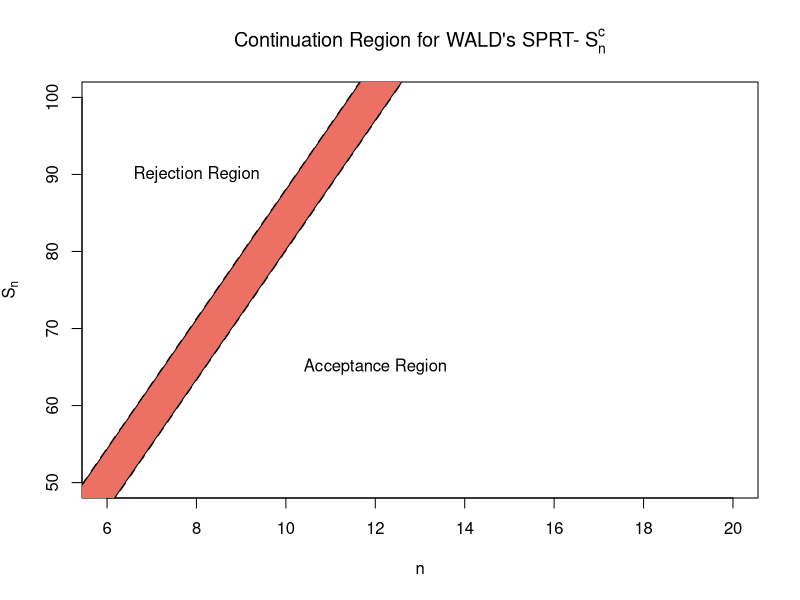
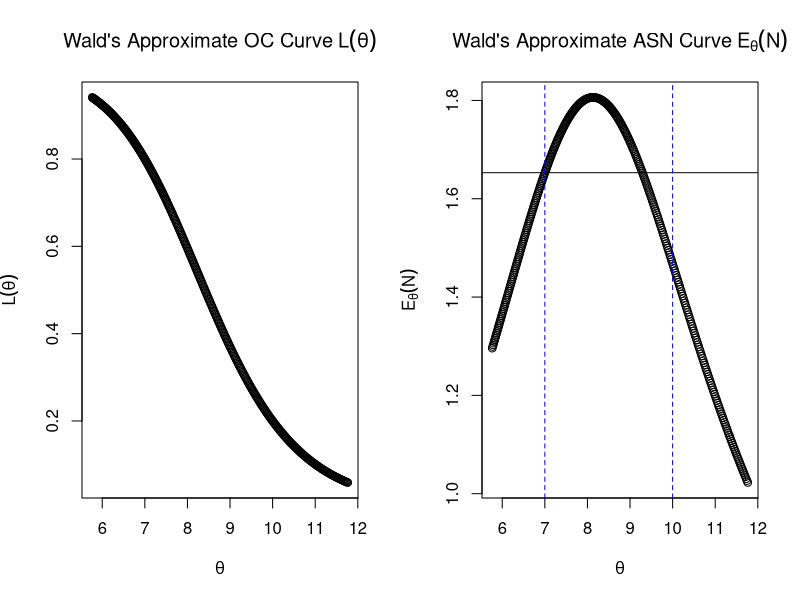
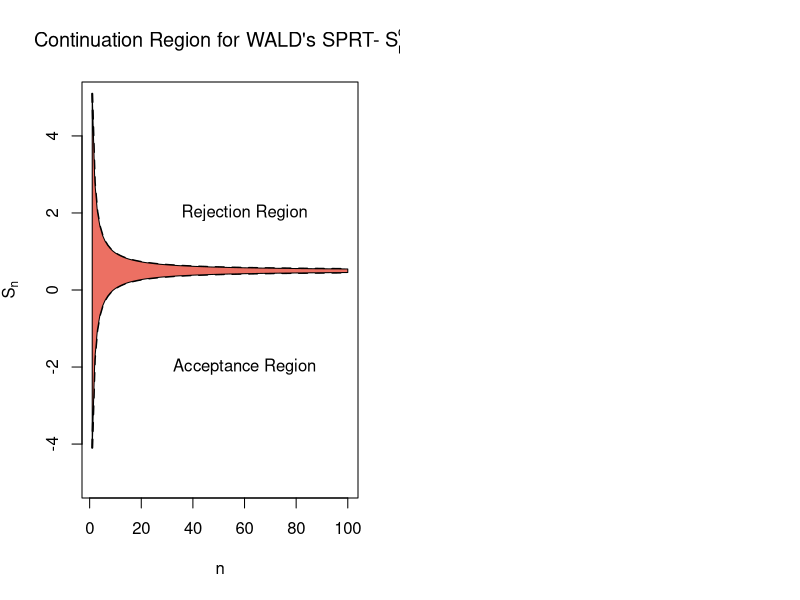
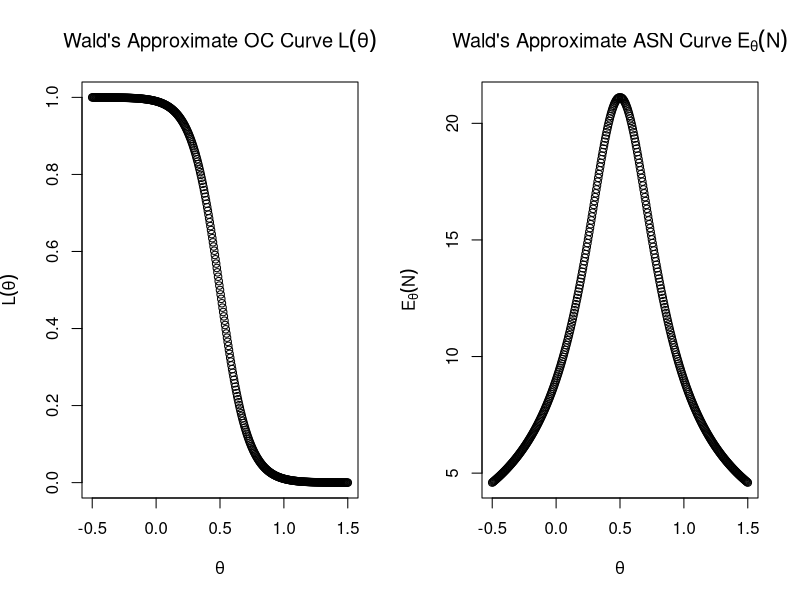
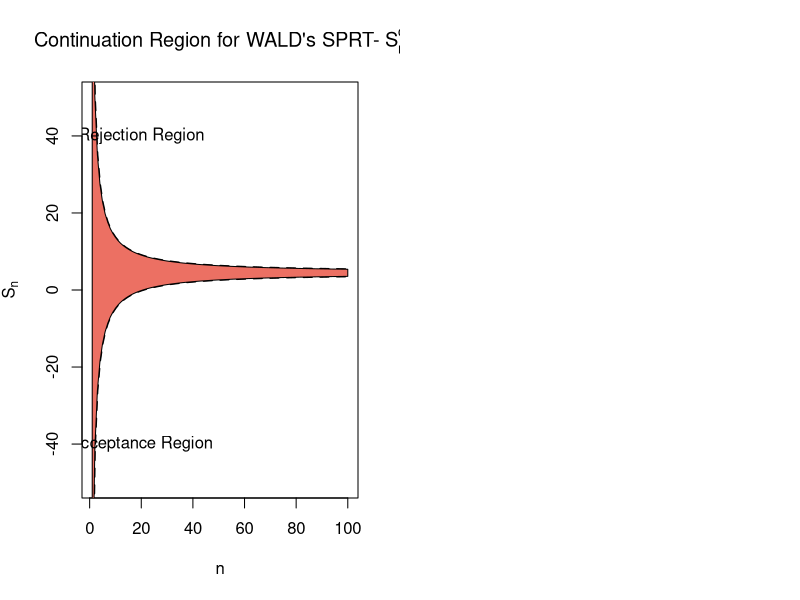
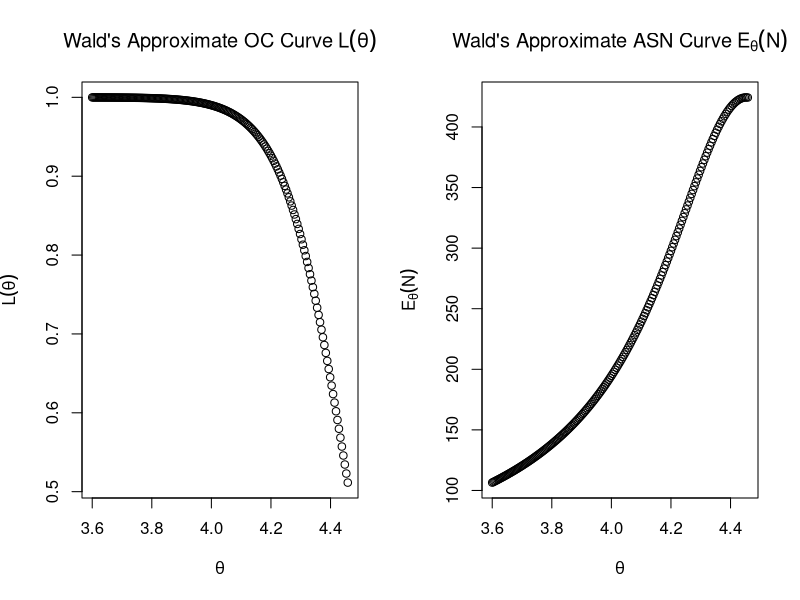
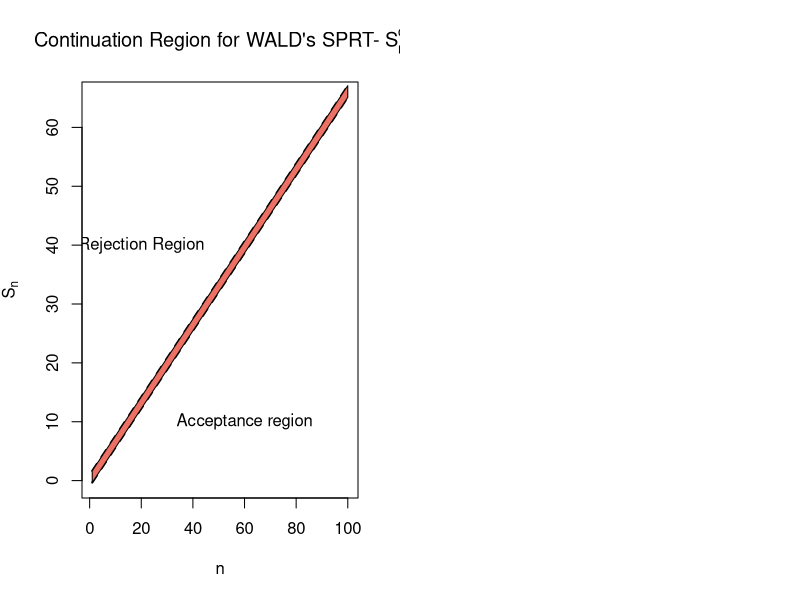
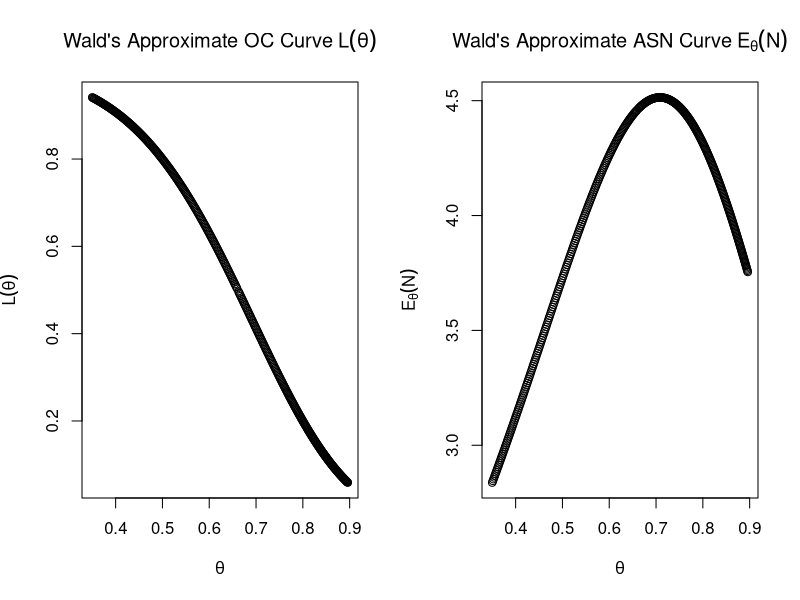

These charts were generated, in order, by the following R code:


# Question 2 --------------------------------------------------------------

# Given parameters
# Under Null Hypothesis
theta_0 = 7
# Under Alternative Hypothesis
theta_1 = 10

# Given Strength
alpha = 0.2
beta = 0.2

# Approximate values of boundary A and B
A = (1-beta)/alpha
B = beta/(1-alpha)
# Logarithm of the boundary values
a = log(A)
b = log(B)

# Number of observations
n=1:12

# Function for plotting the lower limit
low = function(n)
{
  return((b-n*(theta_0-theta_1))/(log(theta_1/theta_0)))
}

# Function for plotting the upper limit
upper = function(n)
{
  return((a-n*(theta_0-theta_1))/(log(theta_1/theta_0)))
}

# Sequence of observations - To determine the continuation/acceptance/rejection
# of the 12 th observation
X = c(7,15,11,3,4,5,7,9,12,14,0,11)
S_n = cumsum(X)
limit_mat = matrix(c(low(n),S_n,upper(n)),ncol=3,nrow=12,byrow=F)

# Function for plotting continuation region of Wald's SPRT
n = 1:100
plot_cont_reg = function(l,u){
  plot(n,low(n),type = "l",xlab = "n",ylab = bquote(S[n]),xlim=c(6,20),ylim=c(50,100),
       main=bquote("Continuation Region for WALD's SPRT-"~S[n]^c),
       lwd=2,lty=2)
  lines(n,upper(n),type="l",lty=2,lwd=2)
  polygon(c(n, rev(n)), c(upper(n), rev(low(n))),
          col = "#EC7063")
  #points(12,98)
  #text(13,98,"(12,98)")
  text(12,65,"Acceptance Region")
  text(8,90,"Rejection Region")
}
# Continuation region graph
plot_cont_reg(low,upper)

# Sequence for different values of t0
t_0 = seq(-2,2,0.01)#c(-.5,-.3,-.2,0,.2,.5,.7)

# Function for generating OC Function
OC = function(t_0)
{
  oc = array(0)
  for(i in 1:length(t_0))
  {
    oc[i] = ((A^t_0[i])-1)/(((A^t_0[i])-(B^t_0[i])))
    if(t_0[i] == 0)
    {
      oc[i] = log(A)/(log(A/B))
    }
  }
  return(oc)
}

# OC Function values at different values of t0
oc = OC(t_0)

#Function for generating theta
theta = function(t_0)
{
  th = array(0)
  for(i in 1:length(t_0))
  {
    th[i] = t_0[i]*(theta_1-theta_0)/(((theta_1/theta_0)^t_0[i])-1)
    if(t_0[i] == 0)
    {
      th[i] = (theta_1-theta_0)/log(theta_1/theta_0)
    }
  }
  return(th)
}

# Theta values for different values of t0
th = theta(t_0)

# Expectation of Z1
E_Z1 = (theta_0-theta_1)+th*log(theta_1/theta_0)

# Variance of Z1
v_Z1 = th*(log(theta_1/theta_0))^2

#Function generating ASN
ASN = function(oc,e,v){
  asn = c()
  for(i in 1:length(t_0)){
    asn[i] = (b*oc[i]+a*(1-oc[i]))/E_Z1[i]
    if(t_0[i] == 0){
      asn[i] = ((b^2)*oc[i]+(a^2)*(1-oc[i]))/v_Z1[i]
    }
  }
  return(asn)
}

# ASN Function values for different values of OC
asn = ASN(oc,E_Z1,v_Z1)


## Wald's Approximate OC and ASN Curves

par(mfrow=c(1,2))

plot(th,oc,main=bquote("Wald's Approximate OC Curve"~L(theta)),
     ylab=bquote(L(theta)),xlab=bquote(theta))
plot(th,asn,main=bquote("Wald's Approximate ASN Curve"~E[theta](N)),
     ylab=bquote(E[theta](N)),xlab=bquote(theta))
abline(h=1.653)
abline(v=c(7,10),col="blue",lty=2)


# Comparison of Wald's SPRT with Fixed Sample Size Test

mp_size=function(alpha,beta){
  n = array(0)
  k = array(0)
  for(i in 1:40)
  {
    for(j in 1:100)
    {
      null_hyp = ppois(j,i*7,lower.tail = FALSE)
      alt_hyp = ppois(j,i*10,lower.tail = FALSE)
      if(null_hyp<=alpha && alt_hyp>(1-beta))
      {
        n[i] = i
        k[j] = j
      }
    }
  }
  n=n[!is.na(n)]
  k=k[!is.na(k)] # We get the value of quantile k-1
  h0 = ppois(k[1],n[1]*7,lower.tail = FALSE)
  h1 = ppois(k[1],n[1]*10,lower.tail = FALSE)
  z = c(n[1],k[1]+1,h0,h1) # Adding 1 to k-1, to get the quantile k
  names(z) = c("n","k","Size","Power")
  return(z)
}
mp_size(0.2,0.2)


# Question 3 --------------------------------------------------------------

# Given parameters
# Under Null Hypothesis
theta_0 = 0
# Under Alternative Hypothesis
theta_1 = 1

# Given Strength
alpha = 0.01
beta = 0.01

# Approximate values of boundary A and B
A = (1-beta)/alpha
B = beta/(1-alpha)
# Logarithm of the boundary values
a = log(A)
b = log(B)

# Number of observations
n=1:12

# Function for plotting the lower limit
low = function(n)
{
  return(0.50 - (4.595/n))
}

# Function for plotting the upper limit
upper = function(n)
{
  return(0.50 + (4.595/n))
}

# Sequence of observations - To determine the continuation/acceptance/rejection
# of the 12 th observation
#X = c(7,15,11,3,4,5,7,9,12,14,0,11)
#S_n = cumsum(X)
#limit_mat = matrix(c(low(n),S_n,upper(n)),ncol=3,nrow=12,byrow=F)

# Function for plotting continuation region of Wald's SPRT
n = 1:100
plot_cont_reg = function(l,u){
  plot(n,low(n),type = "l",xlab = "n",ylab = bquote(S[n]),
       main=bquote("Continuation Region for WALD's SPRT-"~S[n]^c),
       lwd=2,lty=2,ylim = c(-5,5))
  lines(n,upper(n),type="l",lty=2,lwd=2)
  polygon(c(n, rev(n)), c(upper(n), rev(low(n))),
          col = "#EC7063")
  #points(12,98)
  text(60,-2,"Acceptance Region")
  text(60,2,"Rejection Region")
  #text(8,90,"Rejection Region")
}
# Continuation region graph
plot_cont_reg(low,upper)

# Sequence for different values of t0
t_0 = seq(-2,2,0.01)#c(-.5,-.3,-.2,0,.2,.5,.7)

# Function for generating OC Function
OC = function(t_0)
{
  oc = array(0)
  for(i in 1:length(t_0))
  {
    oc[i] = ((A^t_0[i])-1)/(((A^t_0[i])-(B^t_0[i])))
    if(t_0[i] == 0)
    {
      oc[i] = log(A)/(log(A/B))
    }
  }
  return(oc)
}

# OC Function values at different values of t0
oc = OC(t_0)

#Function for generating theta
theta = function(t_0)
{
  th = array(0)
  for(i in 1:length(t_0))
  {
    #th[i] = t_0[i]*(theta_1-theta_0)/(((theta_1/theta_0)^t_0[i])-1)
    #if(t_0[i] == 0)
    #{
      th[i] = ((theta_1+theta_0) - ((theta_1-theta_0)*t_0[i]))/2
    #}
  }
  return(th)
}

# Theta values for different values of t0
th = theta(t_0)

# Expectation of Z1
E_Z1 = (theta_1-theta_0)*(th - 0.5*(theta_0+theta_1))

# Variance of Z1
v_Z1 = (theta_1-theta_0)^2

#Function generating ASN
ASN = function(oc,e,v)
{
  asn = c()
  for(i in 1:length(t_0))
  {
    if(e[i] != 0)
      asn[i] = (b*oc[i]+a*(1-oc[i]))/e[i]
    else
      asn[i] = ((b^2)*oc[i]+(a^2)*(1-oc[i]))/v[i]
  }
  return(asn)
}

# ASN Function values for different values of OC
asn = ASN(oc,E_Z1,v_Z1)


## Wald's Approximate OC and ASN Curves

par(mfrow=c(1,2))

plot(th,oc,main=bquote("Wald's Approximate OC Curve"~L(theta)),
     ylab=bquote(L(theta)),xlab=bquote(theta))
plot(th,asn,main=bquote("Wald's Approximate ASN Curve"~E[theta](N)),
     ylab=bquote(E[theta](N)),xlab=bquote(theta))
#abline(h=1.653)
#abline(v=c(7,10),col="blue",lty=2)


# Comparison of Wald's SPRT with Fixed Sample Size Test

#mp_size=function(alpha,beta){
#  n = array(0)
#  k = array(0)
#  for(i in 1:40)
#  {
#    for(j in 1:100)
#    {
#      null_hyp = ppois(j,i*7,lower.tail = FALSE)
#      alt_hyp = ppois(j,i*10,lower.tail = FALSE)
#      if(null_hyp<=alpha && alt_hyp>(1-beta))
#      {
#        n[i] = i
#        k[j] = j
#      }
#    }
#  }
#  n=n[!is.na(n)]
#  k=k[!is.na(k)] # We get the value of quantile k-1
#  h0 = ppois(k[1],n[1]*7,lower.tail = FALSE)
#  h1 = ppois(k[1],n[1]*10,lower.tail = FALSE)
#  z = c(n[1],k[1]+1,h0,h1) # Adding 1 to k-1, to get the quantile k
#  names(z) = c("n","k","Size","Power")
#  return(z)
#}
#mp_size(0.2,0.2)


# Question 4 --------------------------------------------------------------
rm(list=ls())
# Given parameters
# Under Null Hypothesis
theta_0 = 4
# Under Alternative Hypothesis
theta_1 = 5

# Given Strength
alpha = 0.01
beta = 0.01

# Approximate values of boundary A and B
A = (1-beta)/alpha
B = beta/(1-alpha)
# Logarithm of the boundary values
a = log(A)
b = log(B)

# Number of observations
n=1:12

# Function for plotting the lower limit
low = function(n)
{
  return((-(4.595/n) - log(0.8))/(1/20))
}

# Function for plotting the upper limit
upper = function(n)
{
  return(((4.595/n) - log(0.8))/(1/20))
}

# Sequence of observations - To determine the continuation/acceptance/rejection
# of the 12 th observation
#X = c(7,15,11,3,4,5,7,9,12,14,0,11)
#S_n = cumsum(X)
#limit_mat = matrix(c(low(n),S_n,upper(n)),ncol=3,nrow=12,byrow=F)

# Function for plotting continuation region of Wald's SPRT
n = 1:100
plot_cont_reg = function(l,u){
  plot(n,low(n),type = "l",xlab = "n",ylab = bquote(S[n]),
       main=bquote("Continuation Region for WALD's SPRT-"~S[n]^c),
       lwd=2,lty=2,ylim=c(-50,50))
  lines(n,upper(n),type="l",lty=2,lwd=2)
  polygon(c(n, rev(n)), c(upper(n), rev(low(n))),
          col = "#EC7063")
  #points(12,98)
  text(20,-40,"Acceptance Region")
  text(20,40,"Rejection Region")
  #text(8,90,"Rejection Region")
}
# Continuation region graph
plot_cont_reg(low,upper)

# Sequence for different values of t0
t_0 = seq(0.01,2,0.01)

# Function for generating OC Function
OC = function(t_0)
{
  oc = array(0)
  for(i in 1:length(t_0))
  {
    oc[i] = ((A^t_0[i])-1)/(((A^t_0[i])-(B^t_0[i])))
    if(t_0[i] == 0)
    {
      oc[i] = log(A)/(log(A/B))
    }
  }
  return(oc)
}

# OC Function values at different values of t0
oc = OC(t_0)

#Function for generating theta
theta = function(t_0)
{
  th = array(0)
  for(i in 1:length(t_0))
  {
    #th[i] = t_0[i]*(theta_1-theta_0)/(((theta_1/theta_0)^t_0[i])-1)
    #if(t_0[i] == 0)
    #{
    th[i] = 1/((t_0[i]*(1/20))/(1-(0.8^t_0[i])))
    #}
  }
  return(th)
}

# Theta values for different values of t0
th = theta(t_0)

# Expectation of Z1
E_Z1 = log(0.8) + th*(1/20)

# Variance of Z1
v_Z1 = (th*(1/20))^2

#Function generating ASN
ASN = function(oc,e,v)
{
  asn = c()
  for(i in 1:length(t_0))
  {
    if(e[i] != 0)
      asn[i] = (b*oc[i]+a*(1-oc[i]))/e[i]
    else
      asn[i] = ((b^2)*oc[i]+(a^2)*(1-oc[i]))/v[i]
  }
  return(asn)
}

# ASN Function values for different values of OC
asn = ASN(oc,E_Z1,v_Z1)


## Wald's Approximate OC and ASN Curves

par(mfrow=c(1,2))

plot(th,oc,main=bquote("Wald's Approximate OC Curve"~L(theta)),
     ylab=bquote(L(theta)),xlab=bquote(theta))
plot(th,asn,main=bquote("Wald's Approximate ASN Curve"~E[theta](N)),
     ylab=bquote(E[theta](N)),xlab=bquote(theta))
#abline(h=1.653)
#abline(v=c(7,10),col="blue",lty=2)


# Comparison of Wald's SPRT with Fixed Sample Size Test

#mp_size=function(alpha,beta){
#  n = array(0)
#  k = array(0)
#  for(i in 1:40)
#  {
#    for(j in 1:100)
#    {
#      null_hyp = ppois(j,i*7,lower.tail = FALSE)
#      alt_hyp = ppois(j,i*10,lower.tail = FALSE)
#      if(null_hyp<=alpha && alt_hyp>(1-beta))
#      {
#        n[i] = i
#        k[j] = j
#      }
#    }
#  }
#  n=n[!is.na(n)]
#  k=k[!is.na(k)] # We get the value of quantile k-1
#  h0 = ppois(k[1],n[1]*7,lower.tail = FALSE)
#  h1 = ppois(k[1],n[1]*10,lower.tail = FALSE)
#  z = c(n[1],k[1]+1,h0,h1) # Adding 1 to k-1, to get the quantile k
#  names(z) = c("n","k","Size","Power")
#  return(z)
#}
#mp_size(0.2,0.2)


# Question 1 --------------------------------------------------------------

# Given parameters
# Under Null Hypothesis
theta_0 = 0.5
# Under Alternative Hypothesis
theta_1 = 0.8

# Given Strength
alpha = 0.2
beta = 0.2

# Approximate values of boundary A and B
A = (1-beta)/alpha
B = beta/(1-alpha)
# Logarithm of the boundary values
a = log(A)
b = log(B)

# Number of observations
n=1:9

# Function for plotting the lower limit
low = function(n)
{
  (-1.386 - n*log(0.4))/log(4)
}

# Function for plotting the upper limit
upper = function(n)
{
  (1.386 - n*log(.4))/log(4)
}

# Sequence of observations - To determine the continuation/acceptance/rejection
# of the 12 th observation
X = c(1,0,0,1,1,1,1,1,1)
S_n = cumsum(X)
limit_mat = matrix(c(low(n),S_n,upper(n)),ncol=3,nrow=9,byrow=F)

# Function for plotting continuation region of Wald's SPRT
n = 1:100
plot_cont_reg = function(l,u){
  plot(n,low(n),type = "l",xlab = "n",ylab = bquote(S[n]),
       main=bquote("Continuation Region for WALD's SPRT-"~S[n]^c),
       lwd=2,lty=2)
  lines(n,upper(n),type="l",lty=2,lwd=2)
  polygon(c(n, rev(n)), c(upper(n), rev(low(n))),
          col = "#EC7063")
  #points(12,98)
  text(60,10,"Acceptance region")
  #text(12,65,"Acceptance Region")
  text(20,40,"Rejection Region")
}
# Continuation region graph
plot_cont_reg(low,upper)

# Sequence for different values of t0
t_0 = seq(-2,2,0.01)#c(-.5,-.3,-.2,0.1,.2,.5,.7)
t_0 = t_0[-201]

# Function for generating OC Function
OC = function(t_0)
{
  oc = array(0)
  for(i in 1:length(t_0))
  {
    oc[i] = ((A^t_0[i])-1)/(((A^t_0[i])-(B^t_0[i])))
    if(t_0[i] == 0)
    {
      oc[i] = log(A)/(log(A/B))
    }
  }
  return(oc)
}

# OC Function values at different values of t0
oc = OC(t_0)

#Function for generating theta
theta = function(t_0)
{
  th = array(0)
  for(i in 1:length(t_0))
  {
    #th[i] = t_0[i]*(theta_1-theta_0)/(((theta_1/theta_0)^t_0[i])-1)
    #if(t_0[i] == 0)
    #{
      th[i] = (1-(0.5/0.2)^t_0[i])/(1-4^(t_0[i]))
    #}
  }
  return(th)
}

# Theta values for different values of t0
th = theta(t_0)

# Expectation of Z1
E_Z1 = th*log(4) + log(0.4)

# Variance of Z1
v_Z1 = th*(1-th)*(log(4))^2

#Function generating ASN
ASN = function(oc,e,v){
  asn = c()
  for(i in 1:length(t_0)){
    asn[i] = (b*oc[i]+a*(1-oc[i]))/E_Z1[i]
    if(t_0[i] == 0){
      asn[i] = ((b^2)*oc[i]+(a^2)*(1-oc[i]))/v_Z1[i]
    }
  }
  return(asn)
}

# ASN Function values for different values of OC
asn = ASN(oc,E_Z1,v_Z1)


## Wald's Approximate OC and ASN Curves

par(mfrow=c(1,2))

plot(th,oc,main=bquote("Wald's Approximate OC Curve"~L(theta)),
     ylab=bquote(L(theta)),xlab=bquote(theta))
plot(th,asn,main=bquote("Wald's Approximate ASN Curve"~E[theta](N)),
     ylab=bquote(E[theta](N)),xlab=bquote(theta))
abline(h=1.653)
abline(v=c(7,10),col="blue",lty=2)
